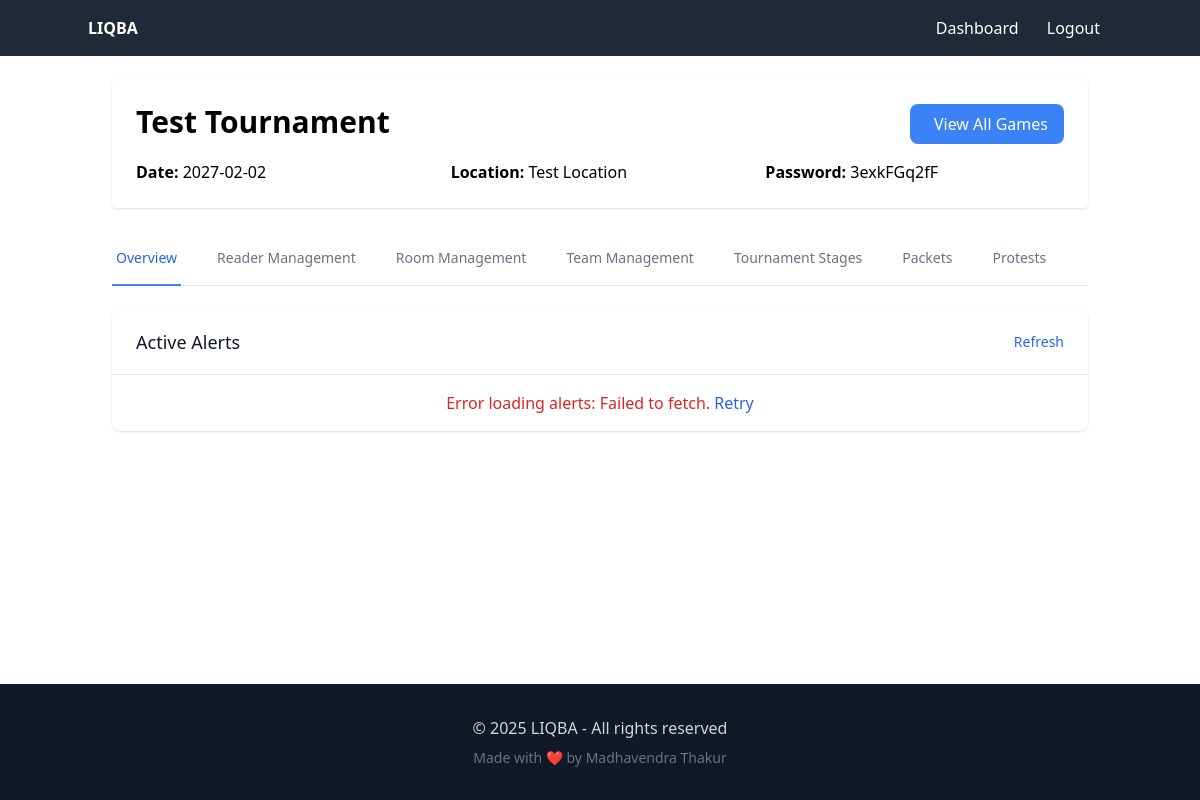
The app's page /admin/tournament/1 (signed in) with its own data.
### models/tournament.py (models this page shows, shortened)
class Tournament(db.Model):
    __tablename__ = 'tournament'
    id = db.Column(db.Integer, primary_key=True)
    name = db.Column(db.String(100), nullable=False)
    date = db.Column(db.Date, nullable=False)
    location = db.Column(db.String(100))
    password = db.Column(db.String(10), nullable=False)
    format_json = db.Column(db.Text, nullable=False, default='{}')  # JSON format with default value
    status = db.Column(db.String(20), default='planning')  # planning, registration, active, completed
    created_at = db.Column(db.DateTime, server_default=db.func.now())
    updated_at = db.Column(db.DateTime, server_default=db.func.now(), onupdate=db.func.now())
    games = db.relationship('Game', back_populates='tournament', lazy=True, cascade='all, delete-orphan')
    questions = db.relationship('Question', back_populates='tournament_rel', lazy=True, foreign_keys='Question.tournament_id')
    team_aliases = db.relationship('TeamAlias', back_populates='tournament', lazy=True, cascade='all, delete-orphan')
    room_aliases = db.relationship('RoomAlias', back_populates='tournament', lazy=True, cascade='all, delete-orphan')
    reader_assignments = db.relationship(
        'ReaderTournament',
        back_populates='tournament',
        cascade='all, delete-orphan',
        single_parent=True
    )
    readers = association_proxy(
        'reader_assignments', 'reader',
        creator=lambda r: ReaderTournament(reader=r)
    )
    @property
    def format(self):
        return json.loads(self.format_json)
    @format.setter
    def format(self, value):
        if isinstance(value, str):
            self.format_json = value
        else:
            self.format_json = json.dumps(value)
    def get_max_rooms(self):
        print(f"\n=== DEBUG: get_max_rooms() called ===")
        print(f"Tournament ID: {self.id}, Name: {self.name}")
        print(f"Format JSON: {self.format_json}")
        if not self.format_json:
            print("DEBUG: No format_json found, returning 0")
            return 0
        max_rooms = 0
        try:
            format_data = self.format
            print(f"Parsed format data: {format_data}")
            if 'tournament_format' not in format_data:
                print("DEBUG: No 'tournament_format' key in format_data")
                return 0
            tournament_format = format_data['tournament_format']
            if 'stages' not in tournament_format:
                print("DEBUG: No 'stages' key in tournament_format")
                return 0
            print(f"Found {len(tournament_format['stages'])} stages")
            for stage_idx, stage in enumerate(tournament_format['stages'], 1):
                print(f"\nStage {stage_idx}:")
                print(f"Stage data: {stage}")
                if 'rounds' not in stage:
                    print(f"  No 'rounds' in stage {stage_idx}")
                    continue
                print(f"  Found {len(stage['rounds'])} rounds")
                for round_idx, round_data in enumerate(stage['rounds'], 1):
                    print(f"  Round {round_idx}:")
                    print(f"  Round data: {round_data}")
                    if 'pairings' in round_data:
                        num_games = len(round_data['pairings'])
                        print(f"    Found {num_games} pairings in this round")
                        if num_games > max_rooms:
                            max_rooms = num_games
                            print(f"    New max_rooms: {max_rooms}")
                    else:
                        print("    No 'pairings' key in round data")
        except json.JSONDecodeError as e:
            print(f"ERROR: Failed to parse format_json: {e}")
            return 0
        except Exception as e:
            print(f"ERROR in get_max_rooms: {str(e)}")
            import traceback
            traceback.print_exc()
            return 0
        print(f"\nFinal max_rooms: {max_rooms}")
        print("=== END DEBUG ===\n")
        return max_rooms

### controllers/admin_controller.py (the view, shortened to what this page needs)
@admin_bp.route('/tournament/<int:tournament_id>', methods=['GET', 'POST'])
@admin_login_required
def tournament_details(tournament_id):
    try:
        from utils.room_utils import get_room_display_name
        tournament = Tournament.query.options(
            db.joinedload(Tournament.reader_assignments).joinedload(ReaderTournament.reader)
        ).get_or_404(tournament_id)
        format_data = json.loads(tournament.format_json)
        if not isinstance(format_data, dict):
            flash('Invalid tournament format data', 'error')
            return redirect(url_for('admin.dashboard'))
        games = Game.query.filter_by(tournament_id=tournament.id).all()
        completed_stages = set()
        stage_games = {}
        for game in games:
            stage_id = str(game.stage_id) if game.stage_id else '1'  # Default to stage 1 if not set
            if stage_id not in stage_games:
                stage_games[stage_id] = []
            stage_games[stage_id].append(game)
        for stage_id, stage_games_list in stage_games.items():
            if all(game.result is not None and game.result != -2 for game in stage_games_list):
                completed_stages.add(stage_id)
        team_aliases = TeamAlias.query.filter_by(tournament_id=tournament.id).order_by(TeamAlias.stage_id).all()
        players = Player.query.join(
            TeamAlias, Player.alias_id == TeamAlias.id
        ).filter(
            TeamAlias.tournament_id == tournament.id
        ).all()
        team_players = {}
        for player in players:
            if player.team_id not in team_players:
                team_players[player.team_id] = []
            team_players[player.team_id].append(player)
        prelim_teams = {alias.team_id: alias.team_name
                       for alias in team_aliases
                       if alias.stage_id == 1}
        stage_seeded_teams = {}
        assigned_teams = {}
        for team_id, team_name in prelim_teams.items():
            assigned_teams[team_id] = {
                'name': team_name,
                'players': [p.name for p in team_players.get(team_id, [])]
            }
        for alias in team_aliases:
            if alias.stage_id > 1:
                if alias.stage_id not in stage_seeded_teams:
                    stage_seeded_teams[alias.stage_id] = {}
                team_name = prelim_teams.get(alias.team_id, alias.team_name)
                stage_seeded_teams[alias.stage_id][alias.placeholder or alias.team_id] = {
                    'id': alias.team_id,
                    'name': team_name
                }
        seeded_teams = {}
        for game in games:
            if game.stage_id and game.stage_id > 1:  # Non-prelim stages
                if game.team1 and game.team1 not in seeded_teams:
                    seeded_teams[game.team1] = assigned_teams.get(game.team1, game.team1)
                if game.team2 and game.team2 not in seeded_teams:
                    seeded_teams[game.team2] = assigned_teams.get(game.team2, game.team2)
        stage_teams = {}
        for stage in format_data.get('tournament_format', {}).get('stages', []):
            stage_id = stage.get('stage_id')
            if stage_id not in stage_teams:
                stage_teams[stage_id] = set()
            for rnd in stage.get('rounds', []):
                for pairing in rnd.get('pairings', []):
                    for team in pairing.get('teams', []):
                        if team:  # Only add non-empty team IDs
                            stage_teams[stage_id].add(team)
        prelim_teams = sorted(stage_teams.get(1, set()))
        unassigned_teams = [t for t in prelim_teams if t not in assigned_teams]
        stage_placeholders = {}
        for stage_id, teams in stage_teams.items():
            if stage_id == 1:  # Skip prelims
                continue
            team_placeholders = set()
            for team in teams:
                if team.startswith(('W', 'L')) and team[1:].isdigit():
                    team_placeholders.add(f"T{team[1:]}")
                elif team.startswith('T') and team[1:].isdigit():
                    team_placeholders.add(team)
            stage_placeholders[stage_id] = sorted(team_placeholders)
        prelim_games = [g for g in games if g.stage_id == 1]
        prelims_done = len(prelim_games) > 0 and all(
            game.result is not None and game.result != -2
            for game in prelim_games
        )
        question_counts = {}
        tossup_counts = {}
        bonus_counts = {}
        questions = Question.query.filter_by(tournament_id=tournament_id).all()
        for q in questions:
            key = (q.stage, q.round)
            question_counts[key] = question_counts.get(key, 0) + 1
            if not q.is_bonus:
                tossup_counts[key] = tossup_counts.get(key, 0) + 1
            else:
                bonus_counts[key] = bonus_counts.get(key, 0) + 1
        assigned_rooms = [ra.room_number for ra in tournament.reader_assignments] if tournament.reader_assignments else []
        room_aliases = {}
        for alias in tournament.room_aliases:
            room_aliases[alias.room_number] = alias.room_name
        from utils.room_utils import get_room_display_name
        return render_template('admin/tournament_details.html',
                           tournament=tournament,
                           format_data=format_data,
                           prelims_done=prelims_done,
                           completed_stages=completed_stages,
                           assigned_teams=assigned_teams,
                           unassigned_teams=unassigned_teams,
                           seeded_teams=seeded_teams,
                           stage_placeholders=stage_placeholders,
                           team_aliases=team_aliases,
                           stage_seeded_teams=stage_seeded_teams,
                           question_counts=question_counts,
                           tossup_counts=tossup_counts,
                           bonus_counts=bonus_counts,
                           assigned_rooms=assigned_rooms,
                           room_aliases=room_aliases,
                           get_room_display_name=get_room_display_name)
    except Exception as e:
        db.session.rollback()
        print(f"Error in tournament_details: {str(e)}")
        import traceback
        traceback.print_exc()
        flash('An error occurred while loading tournament details', 'danger')
        return redirect(url_for('admin.dashboard'))

### controllers/admin_controller.py (called while the page is built)
def admin_login_required(f):
    @wraps(f)
    def decorated_function(*args, **kwargs):
        if 'admin_id' not in session:
            flash('Please login first', 'warning')
            return redirect(url_for('admin.login'))
        return f(*args, **kwargs)
    return decorated_function

@admin_bp.before_request
def check_password_change():
    if 'admin_id' not in session or request.endpoint in ['admin.logout', 'admin.change_password', 'static']:
        return
    admin = Admin.query.get(session['admin_id'])
    if admin and admin.needs_password_change:
        if request.endpoint != 'admin.change_password':
            return redirect(url_for('admin.change_password'))

### controllers/reader_controller.py (called while the page is built)
@login_manager.user_loader
def load_reader(reader_id):
    return Reader.query.get(int(reader_id))

### utils/room_utils.py (called while the page is built)
def get_room_display_name(tournament_id, room_number, default_prefix='Room '):
    if not room_number:
        return "Unassigned"
    alias = RoomAlias.query.filter_by(
        tournament_id=tournament_id,
        room_number=room_number
    ).first()
    if alias and alias.room_name:
        return alias.room_name
    return f"{default_prefix}{room_number}"

### templates/admin/tournament_details.html (shortened to what this page needs)
<!DOCTYPE html>
<html lang="en">
<head>
  <script src="https://cdn.tailwindcss.com"></script>
</head>
<body class="min-h-screen flex flex-col">
  <nav class="bg-gray-800 text-white p-4">
    <div class="container mx-auto flex justify-between">
      <a href="{{ url_for('index') }}" class="font-bold hover:underline">LIQBA</a>
      <div>
        <a href="{{ url_for('admin.dashboard') }}" class="px-3 hover:underline">Dashboard</a>
        <a href="{{ url_for('admin.logout') }}" class="px-3 hover:underline">Logout</a>
      </div>
    </div>
  </nav>
  <main class="container mx-auto flex-grow p-6">
    <div class="max-w-5xl mx-auto">
      <div class="bg-white p-6 rounded shadow mb-6">
        <div class="flex justify-between items-start mb-4">
          <h2 class="text-3xl font-bold">{{ tournament.name }}</h2>
          <a href="{{ url_for('admin.list_tournament_games', tournament_id=tournament.id) }}"
             class="bg-blue-500 hover:bg-blue-600 text-white py-2 px-4 rounded-lg flex items-center">
             View All Games
          </a>
        </div>
        <div class="grid grid-cols-1 md:grid-cols-3 gap-4">
          <p><span class="font-semibold">Date:</span> {{ tournament.date }}</p>
          <p><span class="font-semibold">Location:</span> {{ tournament.location }}</p>
          <p><span class="font-semibold">Password:</span> {{ tournament.password }}</p>
        </div>
      </div>
      <div class="border-b border-gray-200 mb-6">
        <nav class="-mb-px flex space-x-8" aria-label="Tabs">
          <button onclick="showTab('overview')" id="overview-tab" class="tab-button whitespace-nowrap py-4 px-1 border-b-2 font-medium text-sm border-blue-500 text-blue-600">
            Overview
          </button>
          <button onclick="showTab('readers')" id="readers-tab" class="tab-button whitespace-nowrap py-4 px-1 border-b-2 font-medium text-sm border-transparent text-gray-500 hover:text-gray-700 hover:border-gray-300">
            Reader Management
          </button>
          <button onclick="showTab('rooms')" id="rooms-tab" class="tab-button whitespace-nowrap py-4 px-1 border-b-2 font-medium text-sm border-transparent text-gray-500 hover:text-gray-700 hover:border-gray-300">
            Room Management
          </button>
          <button onclick="showTab('teams')" id="teams-tab" class="tab-button whitespace-nowrap py-4 px-1 border-b-2 font-medium text-sm border-transparent text-gray-500 hover:text-gray-700 hover:border-gray-300">
            Team Management
          </button>
          <button onclick="showTab('stages')" id="stages-tab" class="tab-button whitespace-nowrap py-4 px-1 border-b-2 font-medium text-sm border-transparent text-gray-500 hover:text-gray-700 hover:border-gray-300">
            Tournament Stages
          </button>
          <button onclick="showTab('packets')" id="packets-tab" class="tab-button whitespace-nowrap py-4 px-1 border-b-2 font-medium text-sm border-transparent text-gray-500 hover:text-gray-700 hover:border-gray-300">
            Packets
          </button>
          <button onclick="showTab('protests')" id="protests-tab" class="tab-button whitespace-nowrap py-4 px-1 border-b-2 font-medium text-sm border-transparent text-gray-500 hover:text-gray-700 hover:border-gray-300">
            Protests
          </button>
        </nav>
      </div>
      <div class="tab-content">
        <div id="overview-tab-content" class="tab-pane">
          <div class="mb-8" id="alerts-container">
        <div class="bg-white shadow overflow-hidden sm:rounded-lg">
          <div class="px-4 py-5 sm:px-6 border-b border-gray-200">
            <div class="flex justify-between items-center">
              <h3 class="text-lg leading-6 font-medium text-gray-900">Active Alerts</h3>
              <button id="refreshAlertsBtn" class="text-blue-600 hover:text-blue-800 text-sm font-medium">
                 Refresh
              </button>
            </div>
          </div>
          <div class="bg-white overflow-hidden">
            <div id="alerts-list" class="divide-y divide-gray-200">
            </div>
          </div>
        </div>
      </div>
        </div>
        </div>
        </div>
  </main>
    <footer class="bg-gray-900 text-gray-300 py-8 mt-auto">
      <div class="container mx-auto px-4 text-center">
        <p>© 2025 LIQBA - All rights reserved</p>
        <p class="text-sm text-gray-500 mt-2">Made with ❤️ by Madhavendra Thakur</p>
      </div>
    </footer>
</body>
</html>

### records on screen
Tournament: name "Test Tournament", date "2027-02-02", location "Test Location", password "3exkFGq2fF"
